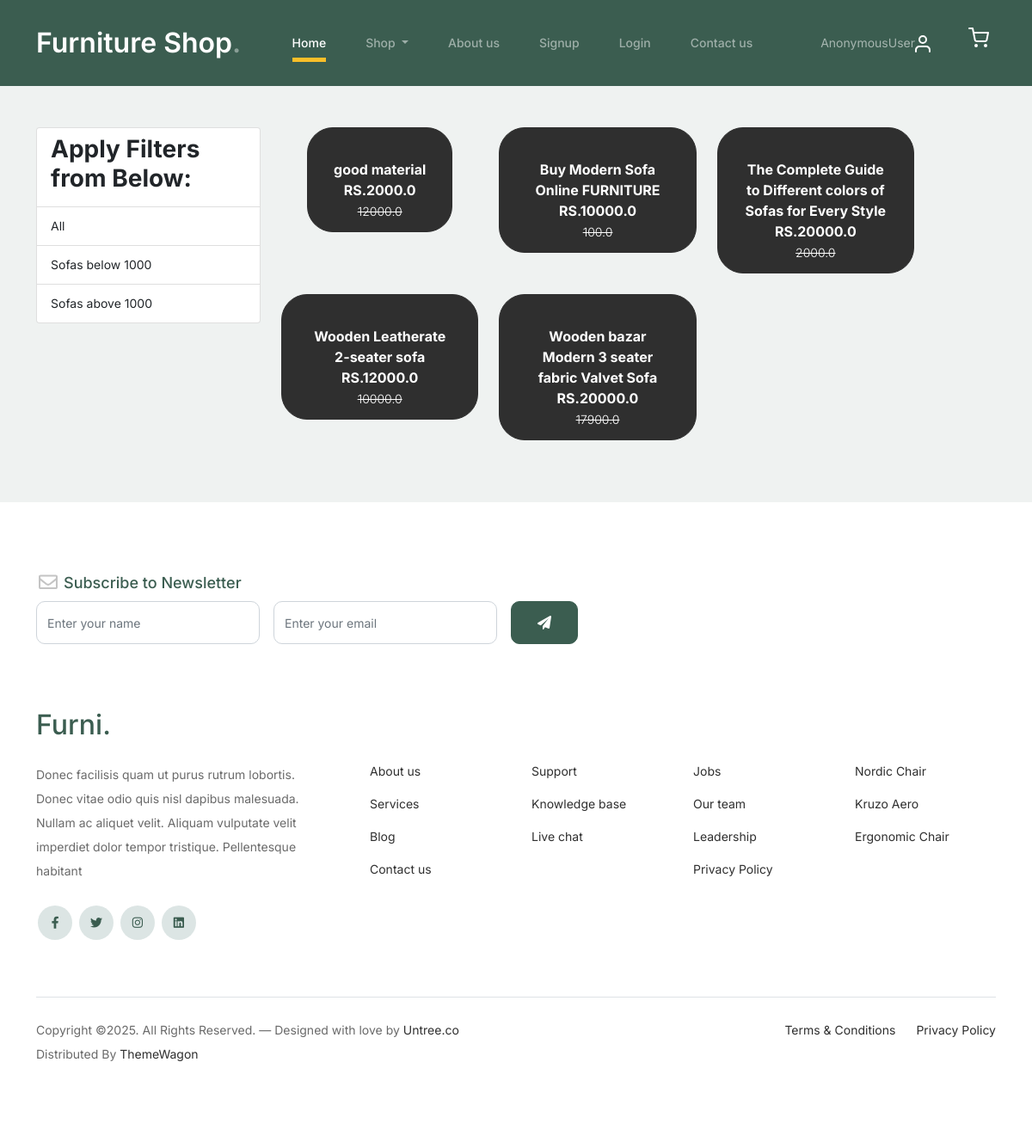
Screenshot of /sofa/ with the database file from the repository.
### FurniApp/models.py (models this page shows, shortened)
class Product(models.Model):
    title =models.CharField(max_length=100)
    selling_price =models.FloatField()
    discounted_price = models.FloatField()
    description = models.TextField()
    brand = models.CharField(max_length=100)
    category= models.CharField(choices=CATEGORY_CHOICES,max_length=5)
    product_image = models.ImageField(upload_to ="productimg")

### FurniApp/views.py (the view)
# urls.py: path('sofa/', views.sofa, name='sofa'),
def sofa(request, data=None):
    totalitem=0
    if data == None:
        sofa = Product.objects.filter(category='sf')
    elif data=='Manyawar' or data=='Fabindia':
        sofa = Product.objects.filter(category='sf').filter(brand=data)
    elif data=='Peter_England' or data=='Nykaa_Fashion':
        sofa = Product.objects.filter(category='sf').filter(brand=data)
    elif data=='below':
        sofa=Product.objects.filter(category='sf').filter(discounted_price__lt=1000)
    elif data=='above':
        sofa=Product.objects.filter(category='sf').filter(discounted_price__gt=1000)
    if request.user.is_authenticated:
         totalitem= len(Cart.objects.filter(user=request.user))
    return render(request, 'sofa.html',{'sofa':sofa,'totalitem':totalitem})

### FurniApp/templates/sofa.html (shortened to what this page needs)
{% extends 'base.html' %}
{% load static %}
{% block content %}
<div class="container my-5">
 <div class="row">
  <div class="col-sm-3">
    <div class="list-group">
        <a href="#" class="list-group-item
         list-group-item-action" aria-current="true" ><h3 class="fw-bold">Apply Filters from Below:</h3></a>
        <a href="{% url 'sofa' %}" class="list-group-item
         list-group-item-action" aria-current="true">All</a>
         <a href="{% url 'sofa_data' 'below' %}" class="list-group-item
         list-group-item-action" aria-current="true">Sofas below 1000</a>
         <a href="{% url 'sofa_data' 'above' %}" class="list-group-item
         list-group-item-action" aria-current="true">Sofas above 1000</a>
    </div>
  </div>
  <div class="col-sm-8">
      <div class="row">
          {% for sf in sofa %}
           <div class="col-sm-4 text-center mb-4">
               <a href="{% url 'product-detail' sf.id %}" class="btn">
                   <div class="item">
                       <div class="fw-bold">{{sf.description}}</div>
                       <div class="fw-bold">RS.{{sf.discounted_price}}</div>
                       <small class="fw-light text-decoration-line-through">{{sf.selling_price}}</small>
                   </div>
                </a>
            </div>
            {% endfor %}
        </div>
  </div>
 </div>
</div>
{% endblock content %}

### FurniApp/templates/base.html (shortened to what this page needs)
<!doctype html>
{% load static%}
<html lang="en">
<head>
		<link href="{%static 'css/bootstrap.min.css' %}" rel="stylesheet">
		<link href="https://cdnjs.cloudflare.com/ajax/libs/font-awesome/6.0.0-beta3/css/all.min.css" rel="stylesheet">
		<link href="{%static 'css/tiny-slider.css' %}" rel="stylesheet">
		<link href="{% static 'css/style.css' %}" rel="stylesheet">
</head>
<body>
		<nav class="custom-navbar navbar navbar navbar-expand-md navbar-dark bg-dark" arial-label="Furni navigation bar">
			<div class="container">
				<a class="navbar-brand" href="{% url 'home' %}">Furniture Shop<span>.</span></a>
				<div class="collapse navbar-collapse" id="navbarsFurni">
					<ul class="custom-navbar-nav navbar-nav ms-auto mb-2 mb-md-0">
						<li class="nav-item active">
							<a class="nav-link" href="/">Home</a>
						</li>
						<li class="nav-item dropdown">
             				<a class="nav-link dropdown-toggle text-black" href=" " id="fashionDropdown" role="button" data-bs-toggle="dropdown" aria-expanded="false">
              				 Shop
             				</a>
          				</li>
						<li><a class="nav-link" href="{% url 'about' %}">About us</a></li>
						<li><a class="nav-link" href="{% url 'signup' %}">Signup</a></li>
						<li><a class="nav-link" href="{% url 'login' %}">Login</a></li>
						<li><a class="nav-link" href="{% url 'contact' %}">Contact us</a></li>
					</ul>
					<ul class="custom-navbar-cta navbar-nav mb-2 mb-md-0 ms-5">
						<li class="nav-link"><a class="nav-link" href="{% url 'profile' %}">{{request.user}}<img src="{% static 'images/user.svg' %}"></a></li>
						<li><a class="nav-link" href="{% url 'cart' %}"><img src="{% static 'images/cart.svg' %}"></a></li>
					</ul>
				</div>
			</div>
		</nav>
    	{% block content %} {% endblock content %}
		<footer class="footer-section">
			<div class="container relative">
				<div class="row">
					<div class="col-lg-8">
						<div class="subscription-form">
							<h3 class="d-flex align-items-center"><span class="me-1"><img src="{% static 'images/envelope-outline.svg' %}" alt="Image" class="img-fluid"></span><span>Subscribe to Newsletter</span></h3>
							<form action="#" class="row g-3">
								<div class="col-auto">
									<input type="text" class="form-control" placeholder="Enter your name">
								</div>
								<div class="col-auto">
									<input type="email" class="form-control" placeholder="Enter your email">
								</div>
								<div class="col-auto">
									<button class="btn btn-primary">
										<span class="fa fa-paper-plane"></span>
									</button>
								</div>
							</form>
						</div>
					</div>
				</div>
				<div class="row g-5 mb-5">
					<div class="col-lg-4">
						<div class="mb-4 footer-logo-wrap"><a href="#" class="footer-logo">Furni<span>.</span></a></div>
						<p class="mb-4">Donec facilisis quam ut purus rutrum lobortis. Donec vitae odio quis nisl dapibus malesuada. Nullam ac aliquet velit. Aliquam vulputate velit imperdiet dolor tempor tristique. Pellentesque habitant</p>
						<ul class="list-unstyled custom-social">
							<li><a href="#"><span class="fa fa-brands fa-facebook-f"></span></a></li>
							<li><a href="#"><span class="fa fa-brands fa-twitter"></span></a></li>
							<li><a href="#"><span class="fa fa-brands fa-instagram"></span></a></li>
							<li><a href="#"><span class="fa fa-brands fa-linkedin"></span></a></li>
						</ul>
					</div>
					<div class="col-lg-8">
						<div class="row links-wrap">
							<div class="col-6 col-sm-6 col-md-3">
								<ul class="list-unstyled">
									<li><a href="#">About us</a></li>
									<li><a href="#">Services</a></li>
									<li><a href="#">Blog</a></li>
									<li><a href="#">Contact us</a></li>
								</ul>
							</div>
							<div class="col-6 col-sm-6 col-md-3">
								<ul class="list-unstyled">
									<li><a href="#">Support</a></li>
									<li><a href="#">Knowledge base</a></li>
									<li><a href="#">Live chat</a></li>
								</ul>
							</div>
							<div class="col-6 col-sm-6 col-md-3">
								<ul class="list-unstyled">
									<li><a href="#">Jobs</a></li>
									<li><a href="#">Our team</a></li>
									<li><a href="#">Leadership</a></li>
									<li><a href="#">Privacy Policy</a></li>
								</ul>
							</div>
							<div class="col-6 col-sm-6 col-md-3">
								<ul class="list-unstyled">
									<li><a href="#">Nordic Chair</a></li>
									<li><a href="#">Kruzo Aero</a></li>
									<li><a href="#">Ergonomic Chair</a></li>
								</ul>
							</div>
						</div>
					</div>
				</div>
				<div class="border-top copyright">
					<div class="row pt-4">
						<div class="col-lg-6">
							<p class="mb-2 text-center text-lg-start">Copyright &copy;. All Rights Reserved. &mdash; Designed with love by <a href="https://untree.co">Untree.co</a> Distributed By <a href="https://themewagon.com">ThemeWagon</a>
							</p>
						</div>
						<div class="col-lg-6 text-center text-lg-end">
							<ul class="list-unstyled d-inline-flex ms-auto">
								<li class="me-4"><a href="#">Terms &amp; Conditions</a></li>
								<li><a href="#">Privacy Policy</a></li>
							</ul>
						</div>
					</div>
				</div>
			</div>
		</footer>
	</body>
</html>

### FurniApp/static/css/style.css (style rules this page uses)
body { overflow-x: hidden; position: relative; }
body { font-family: "Inter", sans-serif; font-weight: 400; line-height: 28px; color: #6a6a6a; font-size: 14px; background-color: #eff2f1; }
a { text-decoration: none; -webkit-transition: .3s all ease; -o-transition: .3s all ease; transition: .3s all ease; color: #2f2f2f; text-decoration: underline; }
.custom-navbar { background: #3b5d50 !important; padding-top: 20px; padding-bottom: 20px; }
.custom-navbar .navbar-brand { font-size: 32px; font-weight: 600; }
.custom-navbar .navbar-brand > span { opacity: .4; }
@media (min-width: 992px) { .custom-navbar .custom-navbar-nav li { margin-left: 15px; margin-right: 15px; } }
.custom-navbar .custom-navbar-nav li a { font-weight: 500; color: #ffffff !important; opacity: .5; -webkit-transition: .3s all ease; -o-transition: .3s all ease; transition: .3s all ease; position: relative; }
@media (min-width: 768px) { .custom-navbar .custom-navbar-nav li a:before { content: ""; position: absolute; bottom: 0; left: 8px; right: 8px; background: #f9bf29; height: 5px; opacity: 1; visibility: visible; width: 0; -webkit-transition: .15s all ease-out; -o-transition: .15s all ease-out; transition: .15s all ease-out; } }
.custom-navbar .custom-navbar-nav li.active a { opacity: 1; }
.custom-navbar .custom-navbar-nav li.active a:before { width: calc(100% - 16px); }
.custom-navbar .custom-navbar-cta { margin-left: 0 !important; -webkit-box-orient: horizontal; -webkit-box-direction: normal; -ms-flex-direction: row; flex-direction: row; }
@media (min-width: 768px) { .custom-navbar .custom-navbar-cta { margin-left: 40px !important; } }
.custom-navbar .custom-navbar-cta li { margin-left: 0px; margin-right: 0px; }
.custom-navbar .custom-navbar-cta li:first-child { margin-right: 20px; }
.btn { font-weight: 600; padding: 12px 30px; border-radius: 30px; color: #ffffff; background: #2f2f2f; border-color: #2f2f2f; }
.btn.btn-primary { background: #3b5d50; border-color: #3b5d50; }
.footer-section { padding: 80px 0; background: #ffffff; }
.footer-section .relative { position: relative; }
.footer-section a { text-decoration: none; color: #2f2f2f; -webkit-transition: .3s all ease; -o-transition: .3s all ease; transition: .3s all ease; }
.footer-section .subscription-form { margin-bottom: 40px; position: relative; z-index: 2; margin-top: 100px; }
@media (min-width: 992px) { .footer-section .subscription-form { margin-top: 0px; margin-bottom: 80px; } }
.footer-section .subscription-form h3 { font-size: 18px; font-weight: 500; color: #3b5d50; }
.footer-section .subscription-form .form-control { height: 50px; border-radius: 10px; font-family: "Inter", sans-serif; }
.footer-section .subscription-form .btn { border-radius: 10px !important; }
.footer-section .links-wrap { margin-top: 0px; }
@media (min-width: 992px) { .footer-section .links-wrap { margin-top: 54px; } }
.footer-section .links-wrap ul li { margin-bottom: 10px; }
.footer-section .footer-logo-wrap .footer-logo { font-size: 32px; font-weight: 500; text-decoration: none; color: #3b5d50; }
.footer-section .custom-social li { margin: 2px; display: inline-block; }
.footer-section .custom-social li a { width: 40px; height: 40px; text-align: center; line-height: 40px; display: inline-block; background: #dce5e4; color: #3b5d50; border-radius: 50%; }
.footer-section .border-top { border-color: #dce5e4; }
.footer-section .border-top.copyright { font-size: 14px !important; }
.form-control { height: 50px; border-radius: 10px; font-family: "Inter", sans-serif; }

### rows the page displays
Product: description "good material", discounted_price "2000.0", selling_price "12000.0"
Product: description "Buy Modern Sofa Online FURNITURE", discounted_price "10000.0", selling_price "100.0"
Product: description "The Complete Guide to Different colors of Sofas for Every Style", discounted_price "20000.0", selling_price "2000.0"
Product: description "Wooden Leatherate 2-seater sofa", discounted_price "12000.0", selling_price "10000.0"
Product: description "Wooden bazar Modern 3 seater fabric Valvet Sofa", discounted_price "20000.0", selling_price "17900.0"

### other values shown
{{ request.user }} "AnonymousUser"
